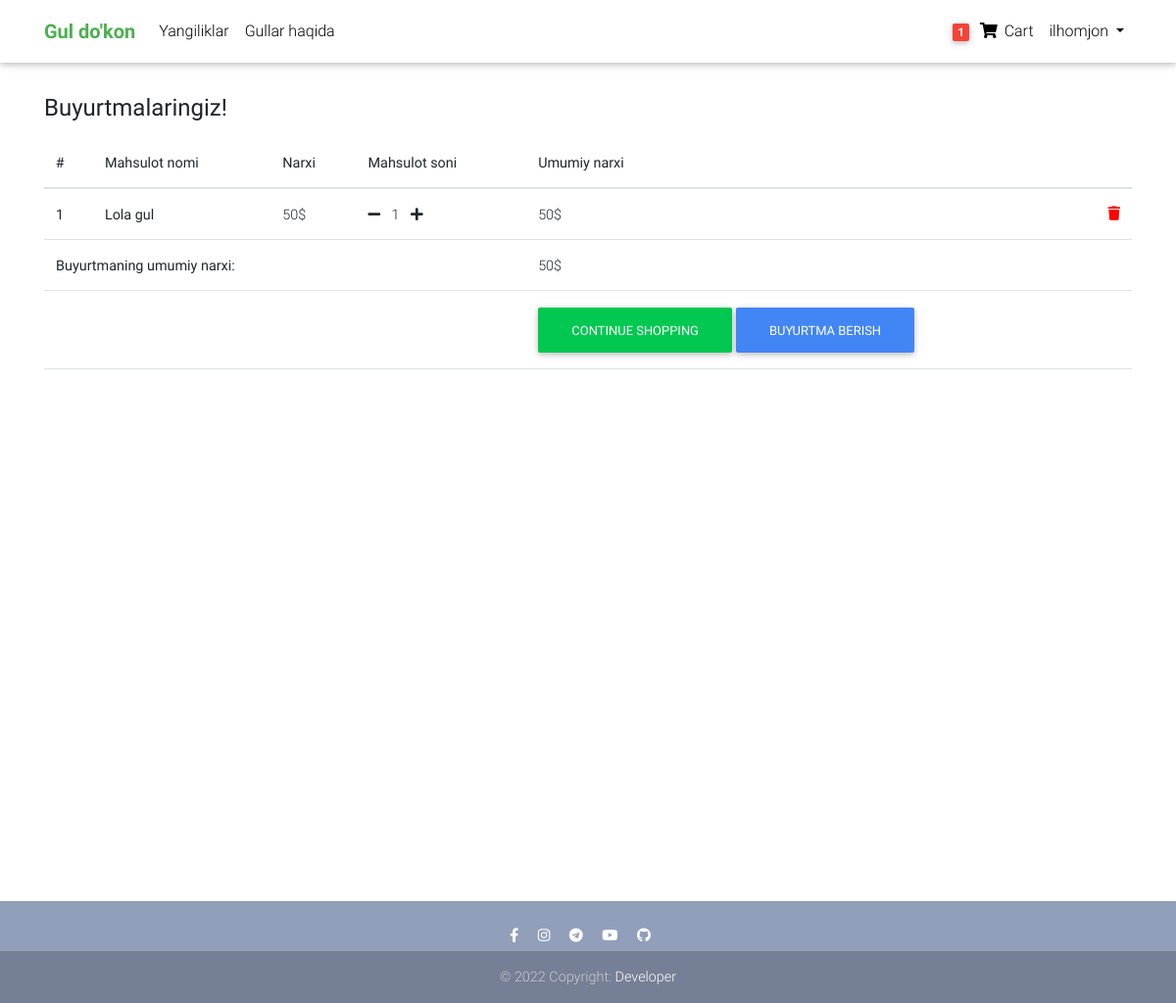
Before: /order-summary (signed in) with the older database file.
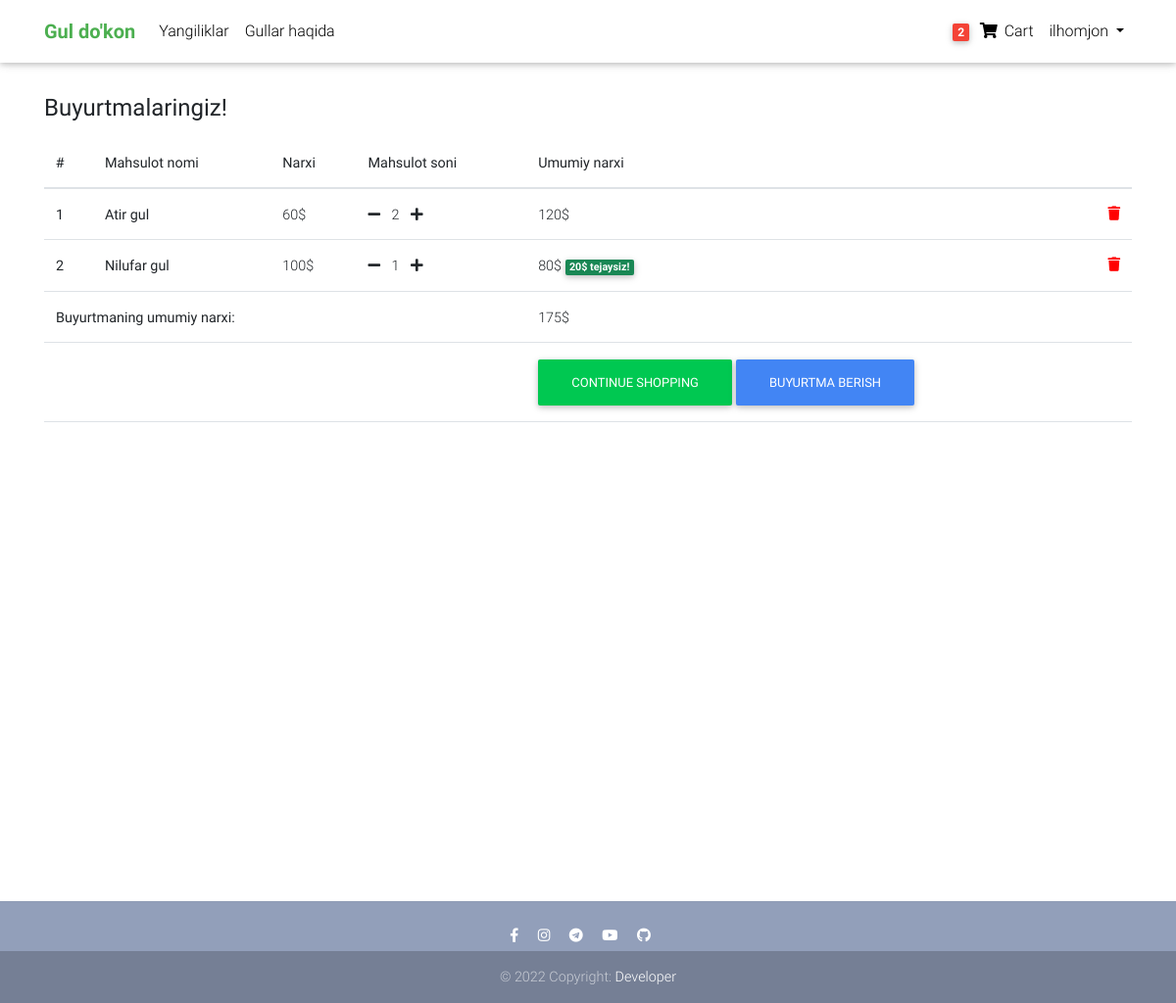
After: the same page with the newer database file.
### accounts/models.py (models this page shows)
class CustomUser(AbstractUser):
    age = models.PositiveIntegerField(null=True, blank=True)

### flowers/models.py (models this page shows, shortened)
class Order(models.Model):
    user = models.ForeignKey(settings.AUTH_USER_MODEL, on_delete=models.CASCADE)
    products = models.ManyToManyField(OrderProduct)
    start_date = models.DateTimeField(auto_now_add=True)
    ordered_date = models.DateTimeField()
    ordered = models.BooleanField(default=False)
    order_completed = models.BooleanField(default=False)
    order_completed_date = models.DateTimeField(null=True, blank=True)
    billingAddress = models.ForeignKey('BillingAddress', on_delete=models.SET_NULL, blank=True, null=True)
    payment = models.ForeignKey('Payment', on_delete=models.SET_NULL, blank=True, null=True)
    promo_code_text = models.CharField(max_length=20, blank=True, null=True)
    promocode = models.ForeignKey('PromoCode', on_delete=models.SET_NULL, blank=True, null=True)
    def get_total(self):
        total = 0
        for order_product in self.products.all():
            total += order_product.get_final_price()
        promo_code = self.promocode
        if promo_code:
            if promo_code.discount_cash:
                total -= promo_code.discount_cash
            elif promo_code.discount_interest:
                total *= (100-promo_code.discount_interest) / 100
        return total

class OrderProduct(models.Model):
    user = models.ForeignKey(settings.AUTH_USER_MODEL, on_delete=models.CASCADE)
    ordered = models.BooleanField(default=False)
    product = models.ForeignKey(Product, on_delete=models.CASCADE)
    quantity = models.IntegerField(default=1)
    def get_total_product_price(self):
        return self.quantity * self.product.price
    def get_total_product_discount_price(self):
        return self.quantity * self.product.discount_price
    def get_amount_saved(self):
        return self.get_total_product_price() - self.get_total_product_discount_price()
    def get_final_price(self):
        if self.product.discount_price:
            return self.get_total_product_discount_price()
        return self.get_total_product_price()

class Product(models.Model):
    name = models.CharField(max_length=50)
    description = RichTextField()
    date = models.DateTimeField(auto_now_add=True)
    image = models.ImageField(upload_to='images/')
    price = models.IntegerField()
    discount_price = models.IntegerField(null=True, blank=True)
    category = models.ForeignKey(Category, on_delete=models.CASCADE)
    label = models.CharField(choices=LABEL_CHOICES, max_length=10, null=True, blank=True)
    class Meta:
        verbose_name_plural = "Products"

class PromoCode(models.Model):
    promocode = models.CharField(max_length=20)
    min_price = models.IntegerField(blank=True, null=True)
    discount_cash = models.IntegerField(null=True, blank=True)
    discount_interest = models.IntegerField(null=True, blank=True)

### flowers/views.py (the view)
# urls.py: path('order-summary', OrderSummaryView.as_view(), name='order-summary'),
class OrderSummaryView(LoginRequiredMixin, View):
    def get(self, *args, **kwargs):
        try:
            order = Order.objects.get(user=self.request.user, ordered=False)
            return render(self.request, 'order_summary.html', context={
                'object': order,
            })
        except ObjectDoesNotExist:
            messages.error(self.request, "Savatingiz bo'sh, mahsulot tanlab uni qo'shing!", extra_tags='danger')
            return HttpResponseRedirect(self.request.META.get('HTTP_REFERER'))

### flowers/templatetags/card_template_tags.py (called while the page is built)
@register.filter()
def card_flower_count(user):
    if user.is_authenticated:
        qs = Order.objects.filter(user=user, ordered=False)
        if qs.exists():
            return qs.last().products.count()
    return 0

### template/order_summary.html (shortened to what this page needs)
{% extends 'base.html' %}
{% block content %}
<div class="mt-5 pt-5">
  </div>
<main>
    <div class="container">
  <h4><b>Buyurtmalaringiz!</b></h4>
<table class="table table-hover mt-3 mb-5">
    <thead>
    <tr>
      <th scope="col">#</th>
      <th scope="col">Mahsulot nomi</th>
      <th scope="col">Narxi</th>
      <th scope="col">Mahsulot soni</th>
      <th scope="col">Umumiy narxi</th>
    </tr>
  </thead>
  <tbody class="table-group-divider">
  {% for order_product in object.products.all %}
    <tr>
      <th scope="row">{{ forloop.counter }}</th>
      <th><a class="text-link active" href="{% url 'product' order_product.product.id %} ">{{ order_product.product.name }}</a></th>
      {% if order_product.product.discount_price %}
        <td>{{ order_product.product.price }}$</td>
        <td>
          <a href="{% url 'remove-flower-from-card' order_product.product.id %}"><i class="fas fa-minus mr-2"></i> </a>
          {{ order_product.quantity }}
          <a href="{% url 'add-to-card' order_product.product.id %}"><i class="fas fa-plus ml-2"></i></a>
        </td>
        <td>{{ order_product.get_final_price }}$
          <span class="badge text-bg-success">{{ order_product.get_amount_saved }}$ tejaysiz!</span>
          <a style="color:red;" href="{% url 'remove-from-card' order_product.product.id %}">
            <i class="fas fa-trash float-right"></i>
          </a>
        </td>
      {% else %}
        <td>{{ order_product.product.price }}$</td>
        <td>
          <a href="{% url 'remove-flower-from-card' order_product.product.id %}"><i class="fas fa-minus mr-2"></i> </a>
          {{ order_product.quantity }}
          <a href="{% url 'add-to-card' order_product.product.id %}"><i class="fas fa-plus ml-2"></i></a>
        </td>
        <td>{{ order_product.get_final_price }}$
          <a style="color:red;" href="{% url 'remove-from-card' order_product.product.id %}">
            <i class="fas fa-trash float-right"></i>
          </a>
        </td>
      {% endif %}
    </tr>
  {% endfor %}
  <tr>
    <td colspan="4"><b>Buyurtmaning umumiy narxi: </b></td>
    <td>{{ object.get_total }}$</td>
  </tr>
  <tr>
    <td colspan="4"></td>
    <td><a class="btn btn-success" href="/category/0/page/1/">continue shopping</a>
      {% if object.products.all %}
        <a class="btn btn-primary" href="{% url 'checkout' %}">Buyurtma berish</a> </td>
      {% endif %}
  </tr>
  </tbody>
</table>
    </div>
</main>
{% endblock content %}

### template/base.html (shortened to what this page needs)
{% load static %}
{% load card_template_tags %}
<!doctype html>
<html lang="uz">
<head>
  <link href="https://cdn.jsdelivr.net/npm/bootstrap@5.2.3/dist/css/bootstrap.min.css" rel="stylesheet">
  <link href="https://getbootstrap.com/docs/5.2/assets/css/docs.css" rel="stylesheet">
  <link rel="stylesheet" href="https://use.fontawesome.com/releases/v5.11.2/css/all.css">
  <link href="/static/css/bootstrap.min.css" rel="stylesheet">
  <link href="/static/css/mdb.min.css" rel="stylesheet">
  <link href="/static/css/style.min.css" rel="stylesheet">
</head>
<body>
  <nav class="navbar fixed-top navbar-expand-lg navbar-light white scrolling-navbar">
    <div class="container">
      <a class="navbar-brand waves-effect" href="/category/0/page/1/">
        <strong class="green-text"><b>Gul do'kon</b></strong>
      </a>
      <div class="collapse navbar-collapse" id="navbarSupportedContent">
        <ul class="navbar-nav mr-auto">
          <li class="nav-item">
            <a class="nav-link waves-effect" href="">Yangiliklar</a>
          </li>
          <li class="nav-item">
            <a class="nav-link waves-effect" href="">Gullar haqida</a>
          </li>
        </ul>
        <ul class="navbar-nav nav-flex-icons">
          {% if user.is_authenticated %}
          <li class="nav-item">
            <a href="{% url 'order-summary' %}" class="nav-link waves-effect">
              <span class="badge red z-depth-1 mr-1"> {{ user|card_flower_count }} </span>
              <i class="fas fa-shopping-cart"></i>
              <span class="clearfix d-none d-sm-inline-block"> Cart </span>
            </a>
          </li>
           <li class="nav-item dropdown">
              <a class="nav-link dropdown-toggle" href="#" role="button" data-bs-toggle="dropdown" aria-expanded="false">
                {{ user.username }}
              </a>
            </li>
          {% else %}
          <div class="button small">
            <a href="{% url 'login' %}" class="btn btn-outline-dark" type="submit" style="height:40; width:120;">login</a></div>
          {% endif %}
        </ul>
      </div>
    </div>
  </nav>
    <main>
        {% block content %}
        {% endblock content %}
    </main>
  <footer class="page-footer text-center font-small mt-4 wow fadeIn">
    <hr class="my-4">
    <div class="pb-1">
      <a href="https://www.facebook.com/profile.php?id=100075273840350&mibextid=ZbWKwL" target="_blank">
        <i class="fab fa-facebook-f mr-3"></i>
      </a>
      <a href="https://www.instagram.com/rahimov_ilhomjon01/" target="_blank">
        <i class="fab fa-instagram mr-3"></i>
      </a>
      <a href="http://t.me/Rahimov_Ilhomjon" target="_blank">
        <i class="fab fa-telegram mr-3"></i>
      </a>
      <a href="https://www.youtube.com/@realpythonacademy3211" target="_blank">
        <i class="fab fa-youtube mr-3"></i>
      </a>
      <a href="https://github.com/RahimovIlhom" target="_blank">
        <i class="fab fa-github mr-3"></i>
      </a>
    </div>
    <div class="footer-copyright py-3">
      © 2022 Copyright:
      <a href="" target="_blank"> Developer </a>
    </div>
  </footer>
  </body>
</html>

### template/base.html (style rules this page uses)
html, body, header, .carousel { height: 60vh; }
main { min-height: 100vh; }

Changed rows visible on the page:
removed OrderProduct: product.name "Lola gul", product.price "50", quantity "1", get_final_price "50"
changed CustomUser "ilhomjon": id "1" → "2"
added OrderProduct: product.name "Atir gul", product.price "60", quantity "2", get_final_price "120"
added OrderProduct: product.name "Nilufar gul", product.price "100", quantity "1", get_final_price "80", get_amount_saved "20"
changed Order: get_total "50" → "175"
